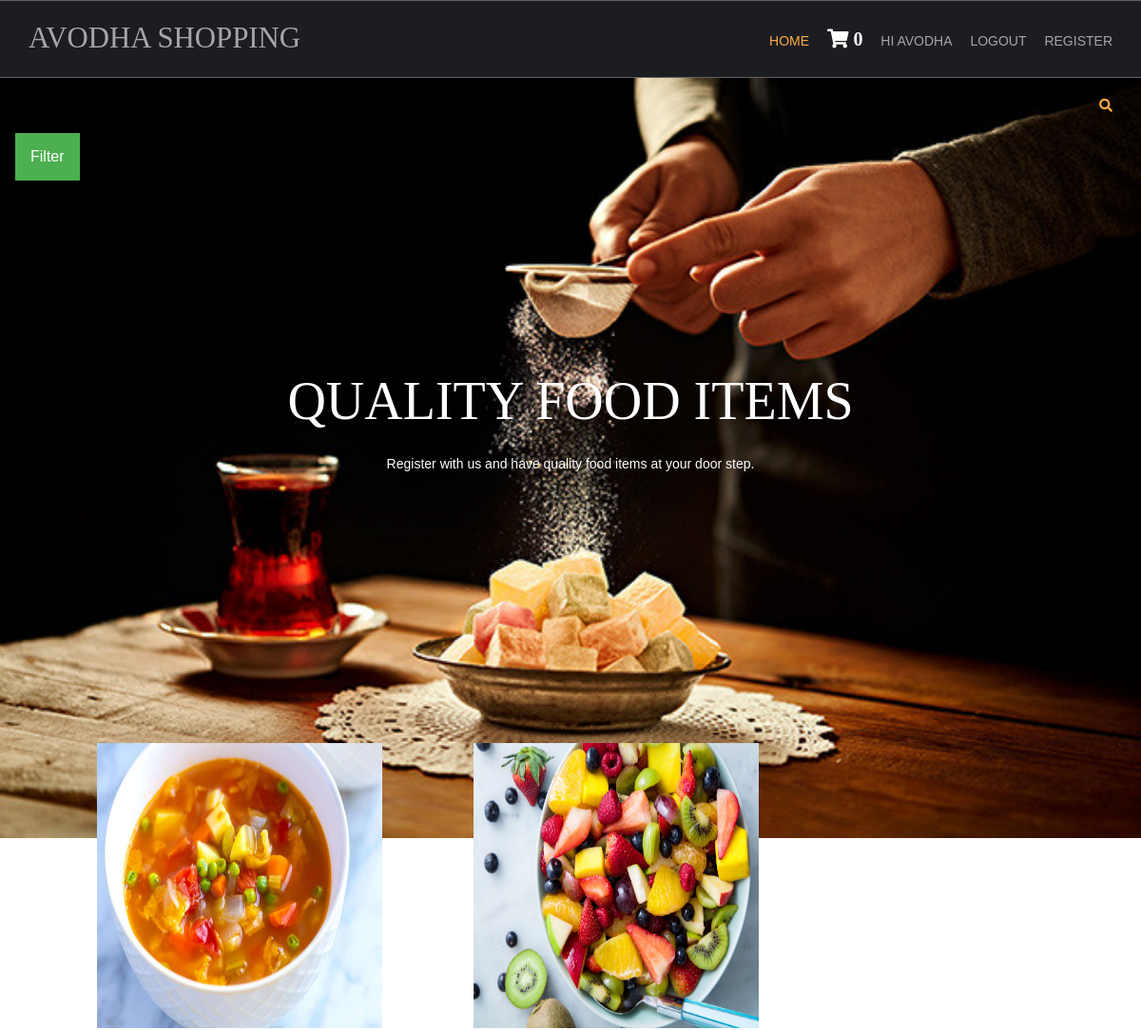
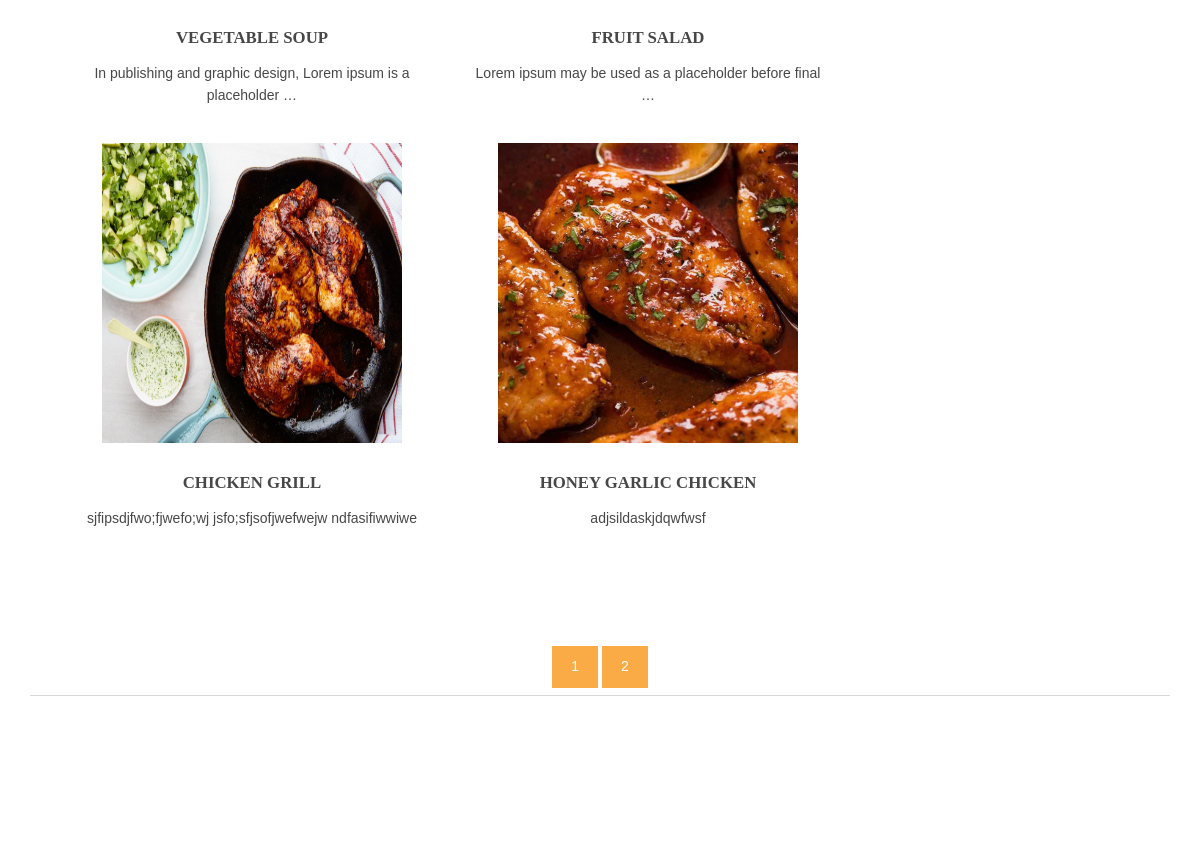
The app's page / (signed in) with its own data (2 pictures, top to bottom).
### shop/models.py (models this page shows, shortened)
class products(models.Model):
    name = models.CharField(max_length=150, unique=True)
    slug = models.SlugField(max_length=150, unique=True)
    img = models.ImageField(upload_to='product')
    desc = models.TextField()
    stock = models.IntegerField()
    available = models.BooleanField()
    price = models.IntegerField()
    category = models.ForeignKey(categ, on_delete=models.CASCADE)
    def get_url(self):
        return reverse('details', args=[self.category.slug, self.slug])

### shop/views.py (the view)
# urls.py: 2. Add a URL to urlpatterns:  path('', views.home, name='home')
def home(request, c_slug=None):
    c_page = None
    prod = None
    if c_slug != None:
        c_page = get_object_or_404(categ, slug=c_slug)
        prod = products.objects.filter(category=c_page, available=True)
    else:
        prod = products.objects.all().filter(available=True)
        cat = categ.objects.all()
        paginator = Paginator(prod, 4)
    try:
        page = int(request.GET.get('page', '1'))
    except:
        page = 1
    try:
        pro = paginator.page(page)
    except(EmptyPage, InvalidPage):
        pro = paginator.page(paginator.num_pages)
    return render(request, 'index.html', {'pr': prod, 'ct': cat, 'pg': pro})

### cart/context_processor.py (called while the page is built)
def count(request):
    item_count = 0
    if 'admin' in request.path:
        return {}
    else:
        try:
            ct = cartlist.objects.filter(cart_id=c_id(request))
            cti = items.objects.all().filter(cart=ct[:1])
            for c in cti:
                item_count += c.qty
        except cartlist.DoesNotExist:
            item_count = 0
        return dict(itc=item_count)

### cart/views.py (called while the page is built)
def c_id(request):
    ct_id = request.session.session_key
    if not ct_id:
        ct_id = request.session.create()
    return ct_id

### shop/models.py (called while the page is built)
    def get_url(self):
        return reverse('prod_cat', args=[self.slug])

### templates/index.html (shortened to what this page needs)
{% extends 'base.html' %}
{% load static %}
{% block content %}
<html lang="en">
<head>
<link href="{% static 'hm/layout/styles/layout.css' %}" rel="stylesheet" type="text/css" media="all">
</head>
<body id="top">
<div class="abcd" style="background-image:url('{% static 'hm/images/demo/backgrounds/bgm.jpg' %}');">
  <div class="wrapper row0">
    <div id="topbar" class="hoc clear">
  <div class="fl_right">
        <ul class="nospace">
         <li id="searchform">
          </li>
        </ul>
        </div>
    </div>
    <div class="dropdown">
  <button class="dropbtn">Filter</button>
</div>
      </div>
  <div id="pageintro" class="hoc clear">
    <article>
      <h3 class="heading">QUALITY FOOD ITEMS</h3>
      <p>Register with us and have quality food items at your door step.</p>
    </article>
  </div>
</div>
<div class="wrapper row3">
  <main class="hoc container clear">
    <section id="introblocks">
      <ul class="nospace group btmspace-80">
        {% for i in pg.object_list %}
        <li class="one_third">
          <figure><a class="imgover" href="{{i.get_url}}"><img src="{{i.img.url}}" alt="" style="height:300px;width:300px;"></a>
            <figcaption>
              <h6 class="heading">{{i.name}}</h6>
              <p>{{i.desc|truncatewords:10}}</p>
              <br>
            </figcaption>
          </figure>
        </li>
    {% endfor %}
      </ul>
    </section>
    <center>
{% for p in pg.paginator.page_range %}
<a href="?page={{p}}" class="btn btn-light btn-sm {% if pg.number == p %} active {% endif %}">{{p}}</a>
{% endfor %}
    </center>
    <hr class="btmspace-80">
  </main>
</div>
</body>
</html>
{% endblock %}

### templates/base.html (shortened to what this page needs)
{% load static %}
<html lang="en">
<head>
<link href="{% static 'hm/layout/styles/layout.css' %}" rel="stylesheet" type="text/css" media="all">
</head>
<body id="top">
  <div class="wrapper row1">
    <header id="header" class="hoc clear">
      <div id="logo" class="fl_left">
        <h1><a href="/">AVODHA SHOPPING</a></h1>
      </div>
      <nav id="mainav" class="fl_right">
        <ul class="clear">
          <li class="active"><a href="/">Home</a></li>
          <li><a class="active" href="{% url 'cartDetails' %}"><i class="fa fa-shopping-cart" style="font-size:20px; color:white;">&nbsp;{{itc}}</i></a></li>
          {% if user.is_authenticated %}
			<li>Hi {{user.username}}</li>
          <li><a class="active" href="{% url 'logout' %}">Logout</a></li>
          {% else %}
          <li><a class="active" href="{% url 'login' %}">Login</a></li>
          {% endif %}
          <li><a class="active" href="{% url 'register' %}">Register</a></li>
          </ul>
      </nav>
    </header>
  </div>
{% block content %}
{% endblock %}
</body>
</html>

### static/hm/layout/styles/layout.css (style rules this page uses)
.row1 { border:solid; border-width:1px 0; }
#topbar { padding:20px 0; font-size:.8rem; text-transform:uppercase; }
#topbar ul li { display:inline-block; margin-right:15px; }
#topbar ul li:last-child { margin-right:0; padding-right:0; border-right:none; }
#topbar #searchform { position:relative; line-height:1; z-index:9999; }
#topbar #searchform::after { display:block; height:18px; line-height:18px; padding:0; font-family:"Font Awesome\ 5 Free"; font-weight:900; font-size:1rem; content:"\f002"; }
#topbar #searchform ::placeholder { text-transform:capitalize; }
#header #logo { margin:22px 0 0 0; }
#header #logo h1 { margin:0; padding:0; font-size:2.2rem; text-transform:uppercase; }
#pageintro { padding:200px 0 300px; }
#pageintro article, #pageintro article p { display:block; max-width:75%; margin:0 auto; text-align:center; }
#pageintro article p { max-width:65%; line-height:2rem; }
#pageintro .heading { margin-bottom:20px; font-size:4rem; }
.container { padding:80px 0; }
#introblocks { display:block; position:relative; margin:-180px 0 0 0; z-index:1; text-align:center; }
#introblocks figure figcaption { display:block; padding:30px 0 0 0; text-align:center; }
#introblocks figure figcaption .heading { font-size:1.2rem; font-weight:700; margin-bottom:0; }
*, *::before, *::after { transition:all .3s ease-in-out; }
nav ul, nav ol { margin:0; padding:0; list-style:none; }
#mainav, #breadcrumb, .sidebar nav { line-height:normal; }
#mainav ul { text-transform:uppercase; }
#mainav li { display:inline-block; position:relative; margin:0 15px 0 0; padding:0; }
#mainav li:last-child { margin-right:0; }
#mainav li a { display:block; padding:30px 0; }
body { color:#A5A6AA; background-color:#1C1D21; }
a { color:#FBAB45; }
hr, .borderedbox { border-color:#D7D7D7; }
.btn, .btn.inverse:hover { color:#FFFFFF; background-color:#FBAB45; border-color:#FBAB45; }
.imgover, .imgover:hover::after { color:#FFFFFF; }
.row1 { border-color:rgba(255,255,255,.3); }
.row3 { color:#474747; background-color:#FFFFFF; }
#topbar #searchform { color:#FBAB45; }
#header #logo h1 a { color:inherit; }
#pageintro { color:#FFFFFF; }
#mainav li a { color:inherit; }
#mainav .active a, #mainav a:hover, #mainav li:hover > a { color:#FBAB45; background-color:inherit; }
@media screen and (min-width:1140px) { .hoc { max-width:1140px; } }

### templates/index.html (style rules this page uses)
.dropbtn { background-color: #4CAF50; color: white; padding: 16px; font-size: 16px; border: none; cursor: pointer; }
.dropdown { position: relative; display: inline-block; padding-left: 16px; }
.abcd { height: 100%; background-position: center; background-repeat: no-repeat; background-size : cover; }

### records on screen
products: img (picture), name "VEGETABLE SOUP", desc "In publishing and graphic design, Lorem ipsum is a placeholder …"
products: img (picture), name "FRUIT SALAD", desc "Lorem ipsum may be used as a placeholder before final …"
products: img (picture), name "CHICKEN GRILL", desc "sjfipsdjfwo;fjwefo;wj jsfo;sfjsofjwefwejw ndfasifiwwiwe"
products: img (picture), name "HONEY GARLIC CHICKEN", desc "adjsildaskjdqwfwsf"

### other values on screen
{{ itc }} "0"
{{ user.username }} "AVODHA"
{{ p }} "1" "2"
